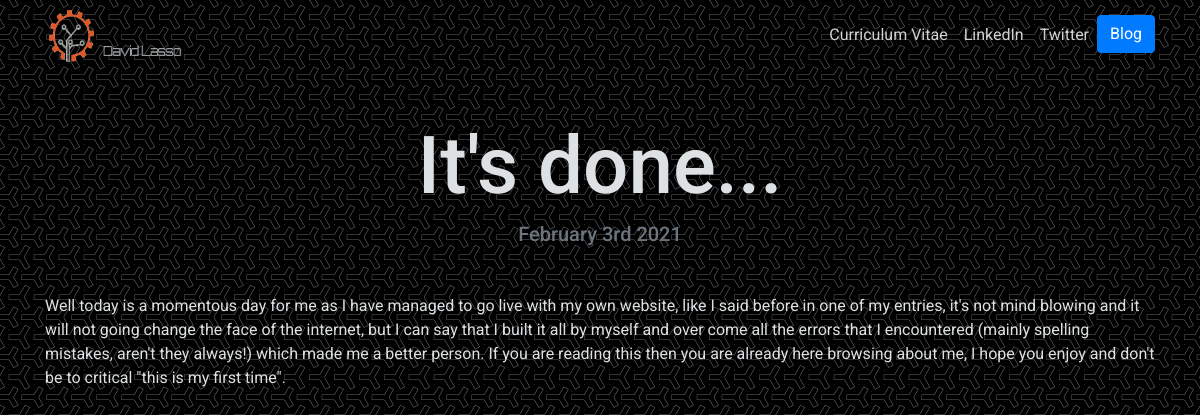
The page /blog/6/ on the database its author committed.
### blog/models.py (models this page shows, shortened)
class Blog(models.Model):
	title = models.CharField(max_length=200)
	description = models.TextField()
	date = models.DateField()

### blog/views.py (the view)
# urls.py: path('<int:blog_id>/', views.detail, name='detail'),
def detail(request, blog_id):
	blog = get_object_or_404(Blog, pk=blog_id)
	return render(request, 'blog/detail.html', {'blog':blog})

### blog/templates/blog/detail.html
{% extends 'wsite/base.html' %}
{% block content %}
<h1 class="text-center mt-5" id="blogdetailtitle">{{ blog.title }}</h1>
<h5 class="text-center text-muted mb-5">{{ blog.date|date:'F jS Y' }}</h5>
{{ blog.description|safe }}
{% endblock %}

### wsite/static/wsite/custom.css (style rules this page uses)
body { font-family: 'Roboto', sans-serif; color: rgba(222,225,227,3); background-image: url("y-so-serious.png"); }
@media (min-width: 992px) { #blogdetailtitle { font-size: 5rem; } }

### rows shown on the page
Blog: title "It's done...", date "February 3rd 2021", description "Well today is a momentous day for me as I have managed to go live with my own website, like I said before in one of my entries, it's not mind blowing and it will not going change the face of the internet, but I can say that I built it all by myself and over come all the errors that I encountered (mainly spelling mistakes, aren't they always!) which made me a better person. If you are reading this then you are already here browsing about me, I hope you enjoy and don't be to critical \"this is my first time\"."
